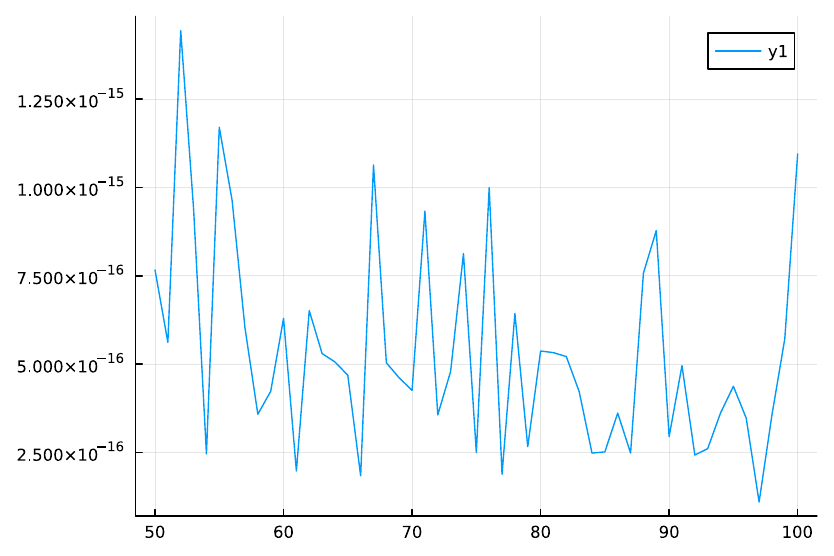

This figure's Julia source:
using LinearAlgebra

function Arnoldi(A,v,k)
	n = length(A[1,:])
	V = zeros(n,k+1)
	H = zeros(k+1,k)
	V[:,1] = v/norm(v)
	for j in 1:k
		for i in 1:j
			H[i,j] = dot(V[:,i],A*V[:,j])
		end
		sum = zeros(length(v))
		for i in 1:j
			sum += H[i,j]*V[:,i]
		end
		v_hat = A*V[:,j] - sum
		H[j+1,j] = norm(v_hat)
		if H[j+1,j]!=0
			V[:,j+1] = v_hat/H[j+1,j]
		end
	end
	return V,UpperHessenberg(H)
end

function GMRES(A,b,x0,K)
	r0 = b-(A*x0)
	V,H = Arnoldi(A,r0,K)
	q,r = qr(H)
	
	e1 = zeros(K+1,1)
	e1[1] = 1
	R = norm(r0)*transpose(q)*e1
	t = inv(r)*R[1:K]
	return x0+V[:,1:K]*t, abs(R[K+1])
end

function T(n, alpha,sigma)
	return Tridiagonal(-alpha*ones(n-1),(sigma+alpha)*ones(n),(-1/alpha)*ones(n-1))
end

function test(n,K_max)
	residuals = zeros(K_max)
	Ks = zeros(K_max)
	for K in 1:K_max
		x, r = GMRES(T(n,0.9,2.0), rand(n,1), zeros(n), K)
		residuals[K] = r
		Ks[K] = K
	end
	p = plot(Ks[50:end],residuals[50:end])
	savefig(p,"GMRES.pdf")
end
